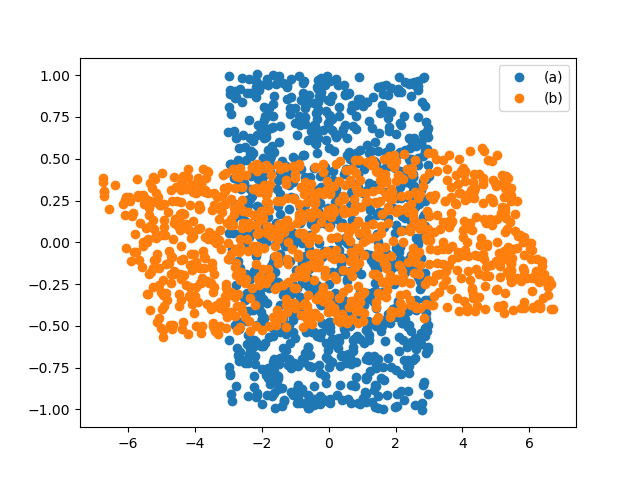

Write Python code to recreate this figure.
import pandas as pd

from pathlib import Path
print("File      Path:", Path(__file__).absolute())

X = pd.read_csv('pset2/code/nongaussian_samples.csv',delimiter=' ', header=None, index_col=False)
X.columns = ['X1', 'X2']

from sklearn.linear_model import LinearRegression
reg1 = LinearRegression().fit(X[['X1']], X[['X2']])
b_12 = reg1.coef_[0][0]
print("b12:", b_12)

reg2 = LinearRegression().fit(X[['X2']], X[['X1']])
b_21 = reg2.coef_[0][0]
print("b21:", b_21)
import matplotlib.pyplot as plt

plt.scatter(X['X1'], X['X2'] - b_12 * X['X1'], label='(a)')
plt.scatter(X['X2'], X['X1'] - b_21 * X['X2'], label='(b)')
plt.legend()
plt.savefig('pset2/code/problem1.png')

# plt.show()

if __name__ == '__main__':
    pass

